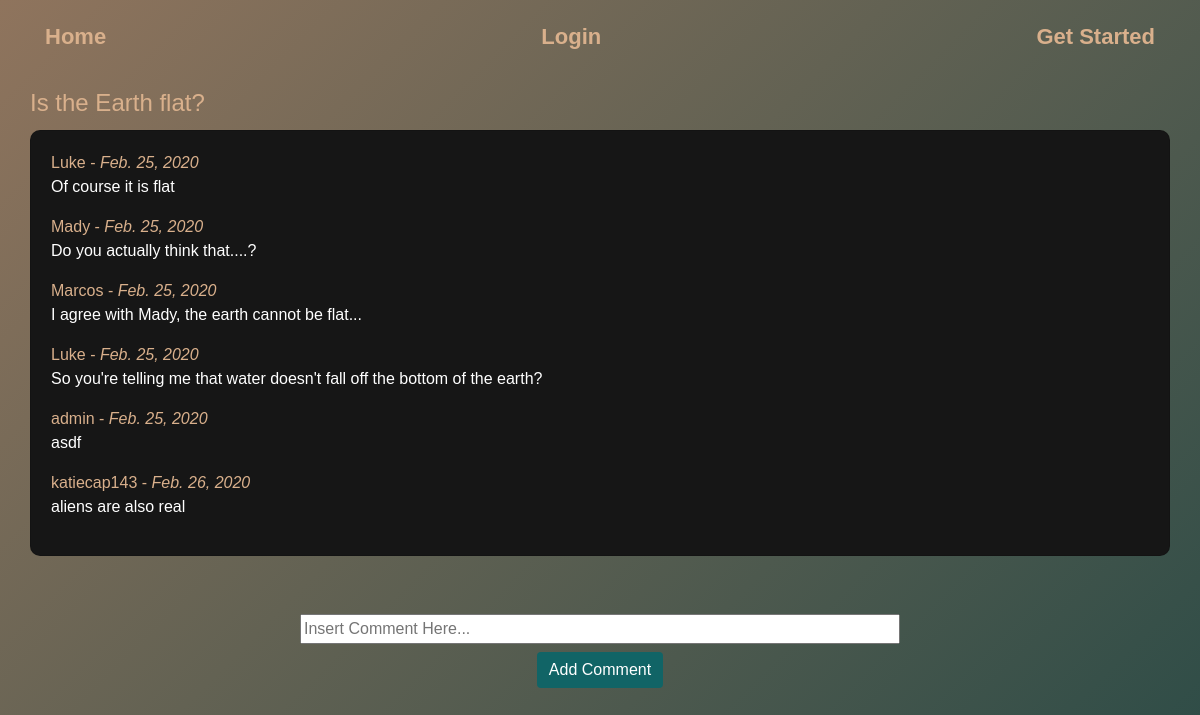
Screenshot of /3/ with the database file from the repository.
### chat/models.py (models this page shows, shortened)
class Chatroom(models.Model):
    name = models.CharField(max_length = 255)
    description = models.TextField()
    posted = models.DateField(default=datetime.date.today)
    owner = models.ForeignKey(User, on_delete = models.CASCADE, related_name='chat')
    users = models.ManyToManyField(User, related_name = 'chatrooms')

class Comment(models.Model):
    name = models.ForeignKey(User, on_delete=models.CASCADE)
    comment = models.TextField()
    chat = models.ForeignKey(Chatroom, on_delete=models.CASCADE)
    created_date = models.DateField(default=datetime.date.today)

### chat/views.py (the view)
# urls.py: path('<int:pk>/', views.DetailView.as_view(), name = 'detail'),
class DetailView(generic.DetailView):
    template_name = 'chat/detail.html'
    model = Chatroom

### chat/templates/chat/detail.html (shortened to what this page needs)
{% extends 'base.html' %}
{% load crispy_forms_tags %}
{% block content %}
<div class="col-md-12">
    <h5 class="card-title">{{object.name}}</h5>
    <div class="card">
        <div class="card-body">
            {% for comment in object.comment_set.all %}
            <div class="comment">
                <div class="date">{{comment.name}} - <i>{{comment.created_date}}</i></div>
                <p>{{comment.comment}}</p>
            </div>
            {% empty %}
            <p>No comments here yet :(</p>
            {% endfor %}
        </div>
    </div>
</div>
<div id='comment' class="row no-gutters mt-2 justify-content-center">
    <form class="col" data-parsley-validate method="POST" action='{% url 'chat:comment' object.id %}'>{% csrf_token %}
        <input class="comment" placeholder="Insert Comment Here..." name="comment" type="text">
        <br>
        <button class=" mt-2 btn btn-primary">Add Comment</button>
    </form>
</div>
{% endblock %}

### static/css/styles.css (style rules this page uses)
#comment { text-align: center; }
input.comment { width: 600px; margin-top: 50px; }
body { font-family: 'Trebuchet MS', 'Lucida Sans Unicode', 'Lucida Grande', 'Lucida Sans', Arial, sans-serif; }
p { color: #fff; }
h5, a { color: #D9B08C; font-size: 24px; }
.card { background-color: rgb(22, 22, 22); border-radius: 10px; }
.btn-primary { background-color: #116466; border: none; }
.date { color: #D9B08C; }

### rows the page displays
Chatroom: name "Is the Earth flat?"
Comment: name "Luke", created_date "Feb. 25, 2020", comment "Of course it is flat"
Comment: name "Mady", created_date "Feb. 25, 2020", comment "Do you actually think that....?"
Comment: name "Marcos", created_date "Feb. 25, 2020", comment "I agree with Mady, the earth cannot be flat..."
Comment: name "Luke", created_date "Feb. 25, 2020", comment "So you're telling me that water doesn't fall off the bottom of the earth?"
Comment: name "admin", created_date "Feb. 25, 2020", comment "asdf"
Comment: name "katiecap143", created_date "Feb. 26, 2020", comment "aliens are also real"
